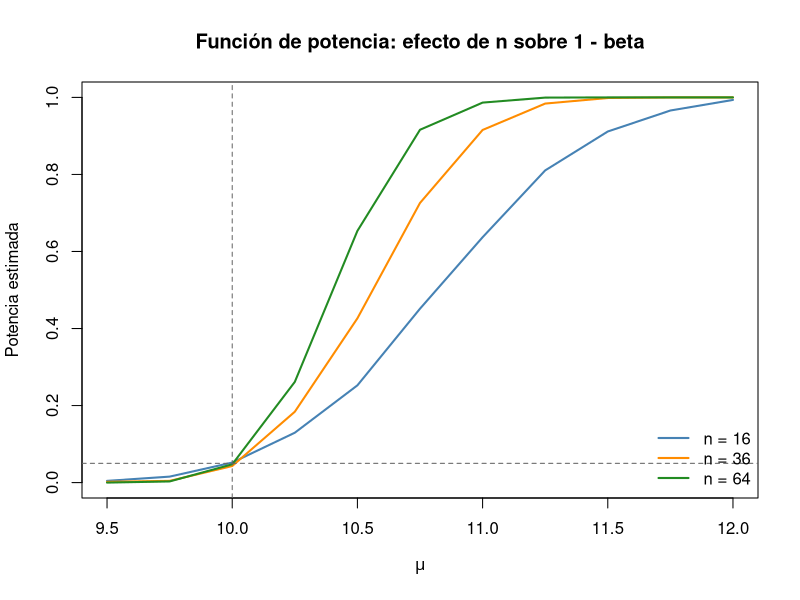
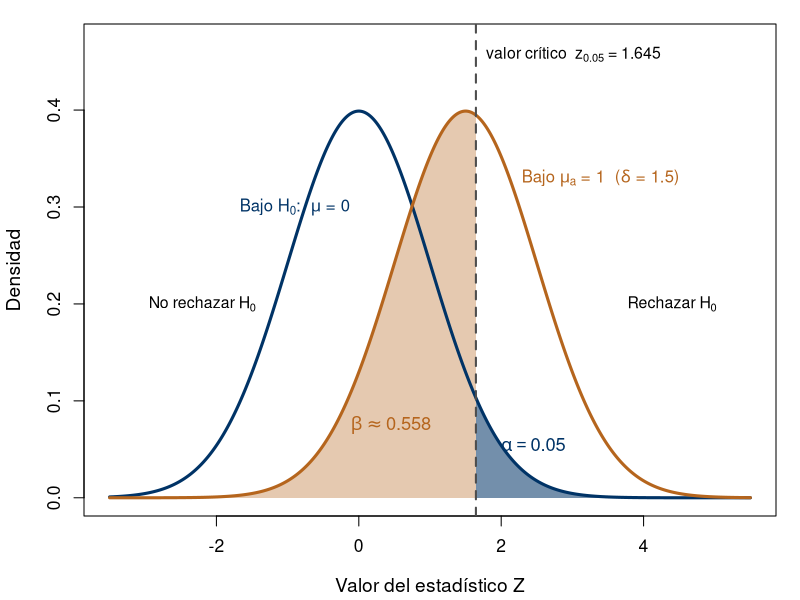
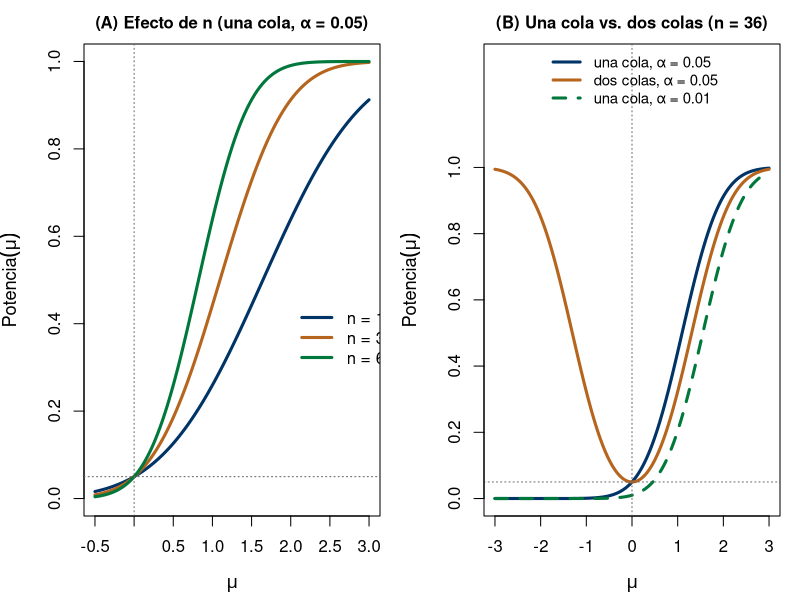
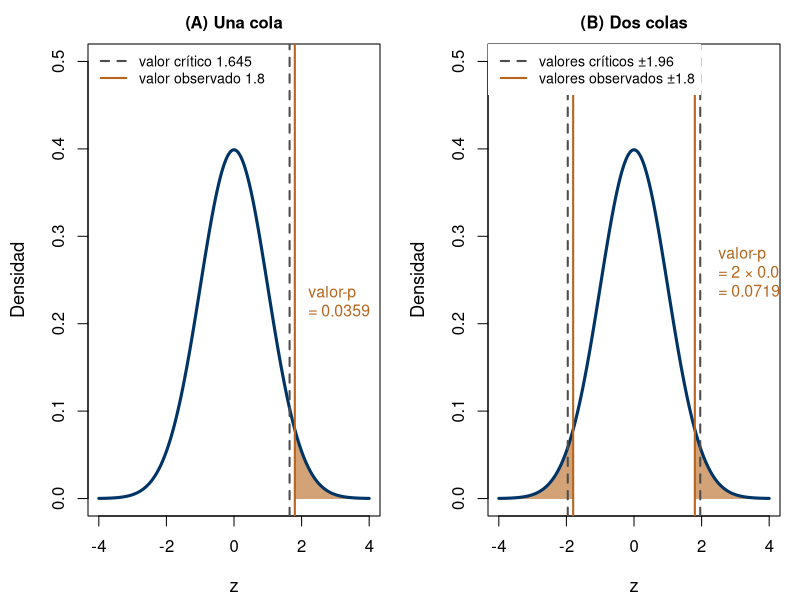
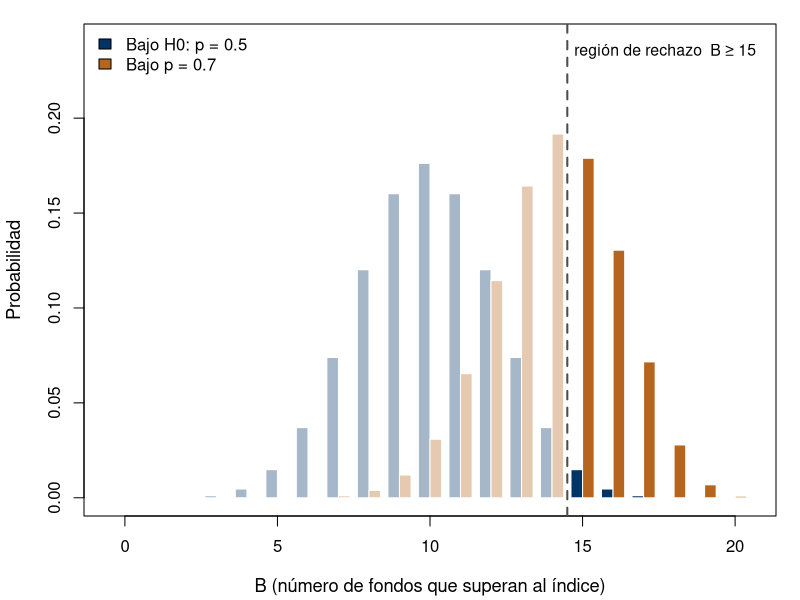
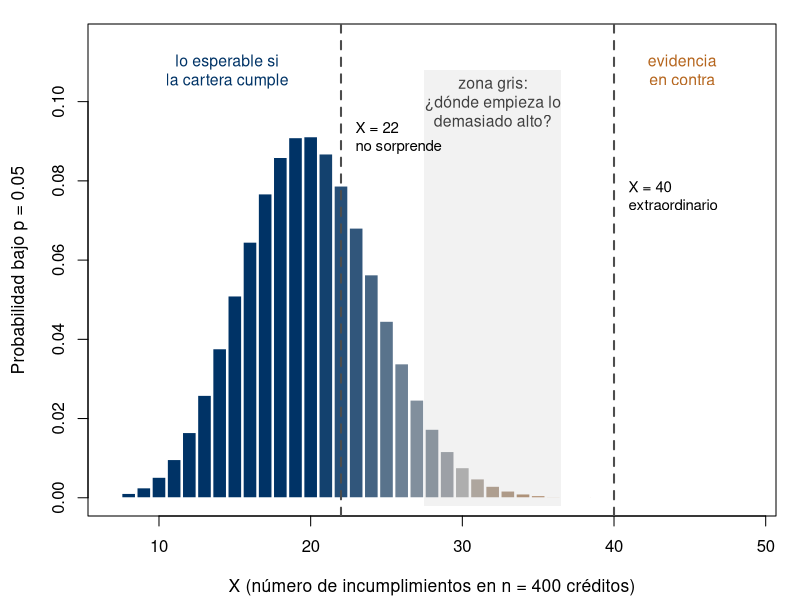
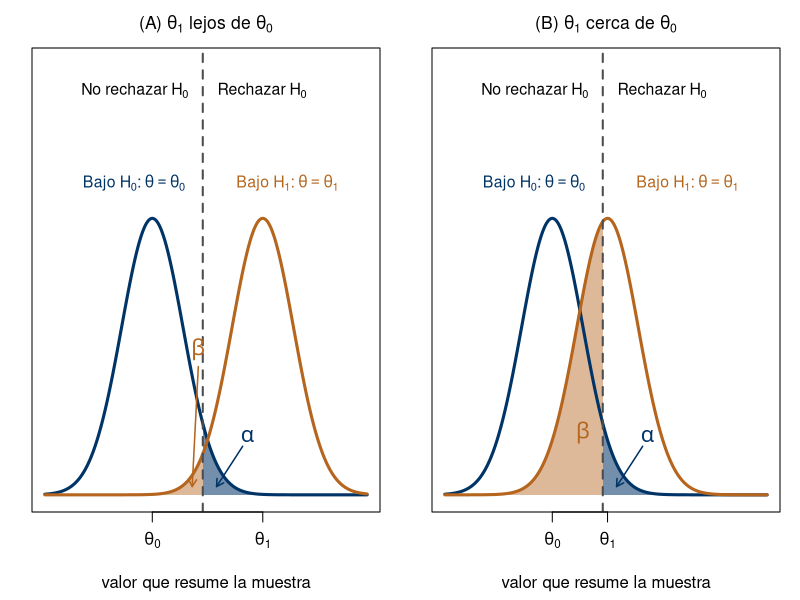
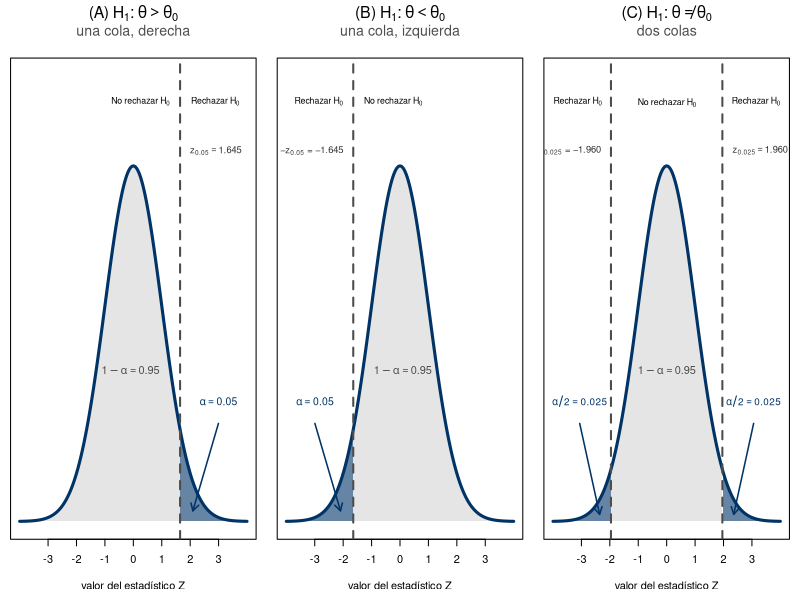

Recreate these plots in R, in order.
# ==============================================================
# Capítulo 6 - Pruebas de Hipótesis Paramétricas
# Inferencia Estadística, EST-11102, ITAM
# ==============================================================

# --------------------------------------------------------------
# 1. Prueba para la media: muestra grande (Z) y población normal
#    con varianza desconocida (t), verificada contra t.test()
#    (Secciones 6.8.1 y 6.10.2)
# --------------------------------------------------------------

# --- Muestra grande: rendimiento medio de un fondo (Ejemplo 6.x) ---
n_fondo    <- 64
xbar_fondo <- 0.011
s_fondo    <- 0.040
mu0        <- 0

z_obs <- sqrt(n_fondo) * (xbar_fondo - mu0) / s_fondo
valor_p_dos_colas <- 2 * (1 - pnorm(abs(z_obs)))
cat("Prueba Z para la media (muestra grande):\n")
cat("  z_obs =", round(z_obs, 3), "  valor-p =", round(valor_p_dos_colas, 4), "\n\n")

# --- Población normal, varianza desconocida: rendimiento de una acción ---
# Construimos una muestra simulada cuya media y desviación estándar
# muestrales coinciden EXACTAMENTE con las del Ejemplo 6.10.2 del libro
# (xbar = 1.8%, s = 3.2%), reescalando un vector normal estándar, para
# poder verificar el cálculo "a mano" contra t.test() con esos mismos
# números.
set.seed(301)
n_accion <- 16
xbar_objetivo <- 0.018
s_objetivo    <- 0.032
z_aux <- rnorm(n_accion)
rend  <- (z_aux - mean(z_aux)) / sd(z_aux) * s_objetivo + xbar_objetivo

mu0_accion <- 0.01
xbar <- mean(rend)
s    <- sd(rend)
t_obs <- sqrt(n_accion) * (xbar - mu0_accion) / s
valor_p_t <- 1 - pt(t_obs, df = n_accion - 1)   # H1: mu > mu0, una cola derecha

cat("Prueba t para la media (poblacion normal, sigma desconocida):\n")
cat("  t_obs =", round(t_obs, 3), "  valor-p =", round(valor_p_t, 4), "\n")

# Verificación con t.test(): la hipótesis alternativa "greater"
# corresponde a H1: mu > mu0
print(t.test(rend, mu = mu0_accion, alternative = "greater"))


# --------------------------------------------------------------
# 2. Prueba binomial exacta para una proporción con muestra
#    pequeña, verificada contra binom.test()
#    (Sección 6.9)
# --------------------------------------------------------------

n_campana <- 10
x_campana <- 8
p0_campana <- 0.5

# Cálculo "a mano" del valor-p, H1: p > p0
valor_p_binom <- sum(dbinom(x_campana:n_campana, size = n_campana, prob = p0_campana))
cat("\nPrueba binomial exacta (a mano):\n")
cat("  valor-p =", round(valor_p_binom, 4), "\n")

# Verificación con binom.test()
print(binom.test(x_campana, n_campana, p = p0_campana, alternative = "greater"))


# --------------------------------------------------------------
# 3. Prueba chi-cuadrada para la varianza de una población normal
#    (Sección 6.10.3)
# --------------------------------------------------------------

n_fx      <- 25
s2_fx     <- 0.000441
sigma20   <- 0.000225   # volatilidad diaria historica al cuadrado

chi2_obs <- (n_fx - 1) * s2_fx / sigma20
valor_p_chi2 <- 1 - pchisq(chi2_obs, df = n_fx - 1)   # H1: sigma^2 > sigma0^2

cat("\nPrueba chi-cuadrada para la varianza:\n")
cat("  chi2_obs =", round(chi2_obs, 3),
    "  valor crítico (0.05) =", round(qchisq(0.95, df = n_fx - 1), 3),
    "  valor-p =", round(valor_p_chi2, 5), "\n")


# --------------------------------------------------------------
# 4. Diferencia de medias (varianzas iguales) y diferencia de
#    varianzas para dos poblaciones normales, verificadas contra
#    t.test(var.equal = TRUE) y var.test()
#    (Sección 6.12)
# --------------------------------------------------------------
set.seed(302)

# Igual que en el bloque anterior, reescalamos para que las medias y
# desviaciones estándar muestrales coincidan exactamente con las del
# Ejemplo 6.12.1 (clientes con/sin tarjeta de lealtad), y así verificar
# los cálculos "a mano" del libro contra t.test() y var.test().
reescalar <- function(n, media_obj, sd_obj) {
  z <- rnorm(n)
  (z - mean(z)) / sd(z) * sd_obj + media_obj
}

n1 <- 20; n2 <- 25
grupo1 <- reescalar(n1, 45.2, 8.1)   # clientes con tarjeta de lealtad
grupo2 <- reescalar(n2, 39.6, 7.4)   # clientes sin tarjeta

# --- Prueba F para diferencia de varianzas (Sección 6.12.2) ---
s1 <- sd(grupo1); s2 <- sd(grupo2)
F_obs <- s1^2 / s2^2
cat("\nPrueba F para diferencia de varianzas:\n")
cat("  F_obs =", round(F_obs, 3), "\n")
print(var.test(grupo1, grupo2))

# --- Prueba t para diferencia de medias, varianzas iguales (pooled) ---
sp2 <- ((n1 - 1) * s1^2 + (n2 - 1) * s2^2) / (n1 + n2 - 2)
sp  <- sqrt(sp2)
t_obs_dif <- (mean(grupo1) - mean(grupo2)) / (sp * sqrt(1 / n1 + 1 / n2))
gl <- n1 + n2 - 2

cat("\nPrueba t para diferencia de medias (varianzas iguales, pooled):\n")
cat("  s_p =", round(sp, 3), "  t_obs =", round(t_obs_dif, 3),
    "  valor crítico (0.05, dos colas) =", round(qt(0.975, df = gl), 3), "\n")

# Verificación con t.test(var.equal = TRUE)
print(t.test(grupo1, grupo2, var.equal = TRUE))


# --------------------------------------------------------------
# 5. Verificación numérica de la dualidad IC <-> pruebas de dos
#    colas (Teorema 6.13.1), usando el fondo del bloque 1
# --------------------------------------------------------------

alpha <- 0.05
z_c   <- qnorm(1 - alpha / 2)
margen <- z_c * s_fondo / sqrt(n_fondo)
ic_media <- c(xbar_fondo - margen, xbar_fondo + margen)

rechaza_prueba <- abs(z_obs) > z_c
rechaza_por_ic <- !(ic_media[1] <= mu0 && mu0 <= ic_media[2])

cat("\nDualidad IC <-> prueba de dos colas:\n")
cat("  IC 95% para mu: (", round(ic_media[1], 4), ",", round(ic_media[2], 4), ")\n")
cat("  Se rechaza H0 via la prueba Z?      ", rechaza_prueba, "\n")
cat("  mu0 = 0 cae fuera del IC 95%?       ", rechaza_por_ic, "\n")
cat("  Coinciden ambas conclusiones?       ", rechaza_prueba == rechaza_por_ic, "\n\n")


# --------------------------------------------------------------
# 6. Simulación Monte Carlo de la función de potencia
#    (Definición 6.4.3): P(rechazar H0 | theta verdadero),
#    para H0: mu = 10 vs. H1: mu > 10, sigma = 2 conocida,
#    en función de n y del verdadero mu.
# --------------------------------------------------------------
set.seed(303)

mu0_pot    <- 10
sigma_pot  <- 2
alpha_pot  <- 0.05
z_alpha    <- qnorm(1 - alpha_pot)
B_sim      <- 2000

potencia_mc <- function(n, mu_verdadero) {
  rechazos <- replicate(B_sim, {
    x <- rnorm(n, mean = mu_verdadero, sd = sigma_pot)
    z <- sqrt(n) * (mean(x) - mu0_pot) / sigma_pot
    z > z_alpha
  })
  mean(rechazos)
}

mus <- seq(9.5, 12, by = 0.25)
tamanos_n <- c(16, 36, 64)

potencia_mat <- sapply(tamanos_n, function(n) sapply(mus, potencia_mc, n = n))
colnames(potencia_mat) <- paste0("n=", tamanos_n)

cat("Potencia estimada por Monte Carlo (filas = mu verdadero, columnas = n):\n")
print(round(cbind(mu = mus, potencia_mat), 3))

matplot(mus, potencia_mat, type = "l", lwd = 2, lty = 1,
        col = c("steelblue", "darkorange", "forestgreen"),
        xlab = expression(mu), ylab = "Potencia estimada",
        main = "Función de potencia: efecto de n sobre 1 - beta")
abline(h = alpha_pot, lty = 2, col = "gray40")
abline(v = mu0_pot, lty = 2, col = "gray40")
legend("bottomright", legend = paste0("n = ", tamanos_n),
       col = c("steelblue", "darkorange", "forestgreen"), lwd = 2, bty = "n")

# ==============================================================
# BLOQUES DE LAS SECCIONES 6.1 A 6.4 (conceptos, errores, estadístico
# de prueba, región de rechazo, potencia y valor-p)
# Los bloques 7 a 9 generan las figuras y verifican las cifras del
# texto. Ejecutar con el directorio de trabajo en Figuras/ para que
# los .png caigan ahí.
# ==============================================================

try(Sys.setlocale("LC_CTYPE", "C.UTF-8"), silent = TRUE)
AZUL_ITAM  <- "#003366"
NARANJA    <- "#B5651D"
VERDE_ITAM <- "#00783C"
CORAL      <- "#C0432A"

# --------------------------------------------------------------
# 7. Figuras de la Sección 6.4
# --------------------------------------------------------------

# --- 7a. Errores tipo I y II de la prueba Z de una cola
#     (Figura 6.5; Ejemplo 6.4.2: n = 36, sigma = 4, alpha = 0.05, mu_a = 1)
alpha7 <- 0.05
delta7 <- sqrt(36) * 1 / 4                 # delta = 1.5
crit7  <- qnorm(1 - alpha7)                # 1.645
beta7  <- pnorm(crit7 - delta7)            # 0.5576

png("cap6_rechazo_errores.png", width = 2200, height = 1400, res = 220)
par(mar = c(4.2, 4.2, 1.2, 1.2))
x <- seq(-3.5, 5.5, length.out = 800)
plot(x, dnorm(x), type = "n", ylim = c(0, 0.47), xlim = c(-3.5, 5.5),
     xlab = "Valor del estadístico Z", ylab = "Densidad",
     cex.lab = 1.15, cex.axis = 1.05)
# beta: area bajo la alternativa a la izquierda del valor critico
xb <- seq(-3.5, crit7, length.out = 300)
polygon(c(xb, rev(xb)), c(dnorm(xb, delta7), rep(0, length(xb))),
        col = adjustcolor(NARANJA, 0.35), border = NA)
# alpha: area bajo H0 a la derecha del valor critico
xa <- seq(crit7, 5.5, length.out = 300)
polygon(c(xa, rev(xa)), c(dnorm(xa), rep(0, length(xa))),
        col = adjustcolor(AZUL_ITAM, 0.55), border = NA)
lines(x, dnorm(x), col = AZUL_ITAM, lwd = 3)
lines(x, dnorm(x, delta7), col = NARANJA, lwd = 3)
abline(v = crit7, lty = 2, lwd = 2, col = "gray30")
text(crit7, 0.455, expression(paste("valor crítico  ", z[0.05], " = 1.645")),
     pos = 4, cex = 0.95)
text(-0.9, 0.30, expression(paste("Bajo ", H[0], ":  ", mu, " = 0")),
     col = AZUL_ITAM, cex = 1.0)
text(3.4, 0.33, expression(paste("Bajo ", mu[a], " = 1  (", delta, " = 1.5)")),
     col = NARANJA, cex = 1.0)
text(2.45, 0.055, expression(alpha == 0.05), col = AZUL_ITAM, cex = 1.1)
text(0.45, 0.075, expression(beta %~~% 0.558), col = NARANJA, cex = 1.1)
text(-2.2, 0.2, expression(paste("No rechazar ", H[0])), cex = 0.95)
text(4.4, 0.2, expression(paste("Rechazar ", H[0])), cex = 0.95)
dev.off()

# --- 7b. Funcion de potencia de la prueba Z (Figura 6.6)
pot_una_cola <- function(mu, n, alpha, sigma = 4, mu0 = 0)
  1 - pnorm(qnorm(1 - alpha) - sqrt(n) * (mu - mu0) / sigma)
pot_dos_colas <- function(mu, n, alpha, sigma = 4, mu0 = 0) {
  d <- sqrt(n) * (mu - mu0) / sigma
  1 - pnorm(qnorm(1 - alpha / 2) - d) + pnorm(-qnorm(1 - alpha / 2) - d)
}

png("cap6_potencia.png", width = 2400, height = 1200, res = 220)
par(mfrow = c(1, 2), mar = c(4.2, 4.2, 2.2, 1.0))
mu_a <- seq(-0.5, 3, length.out = 300)
plot(mu_a, pot_una_cola(mu_a, 16, 0.05), type = "l", lwd = 3, col = AZUL_ITAM,
     ylim = c(0, 1), xlab = expression(mu), ylab = expression(Potencia(mu)),
     main = "(A) Efecto de n (una cola, α = 0.05)", cex.main = 1.0,
     cex.lab = 1.1)
lines(mu_a, pot_una_cola(mu_a, 36, 0.05), lwd = 3, col = NARANJA)
lines(mu_a, pot_una_cola(mu_a, 64, 0.05), lwd = 3, col = VERDE_ITAM)
abline(h = 0.05, lty = 3, col = "gray40"); abline(v = 0, lty = 3, col = "gray40")
legend(x = 1.95, y = 0.46, legend = c("n = 16", "n = 36", "n = 64"),
       col = c(AZUL_ITAM, NARANJA, VERDE_ITAM), lwd = 3, bty = "n")
mu_b <- seq(-3, 3, length.out = 400)
plot(mu_b, pot_una_cola(mu_b, 36, 0.05), type = "l", lwd = 3, col = AZUL_ITAM,
     ylim = c(0, 1.32), yaxt = "n", xlab = expression(mu), ylab = expression(Potencia(mu)),
     main = "(B) Una cola vs. dos colas (n = 36)", cex.main = 1.0,
     cex.lab = 1.1)
lines(mu_b, pot_dos_colas(mu_b, 36, 0.05), lwd = 3, col = NARANJA)
lines(mu_b, pot_una_cola(mu_b, 36, 0.01), lwd = 3, col = VERDE_ITAM, lty = 2)
abline(h = 0.05, lty = 3, col = "gray40"); abline(v = 0, lty = 3, col = "gray40")
axis(2, at = seq(0, 1, 0.2))
legend("top", legend = c("una cola, α = 0.05", "dos colas, α = 0.05", "una cola, α = 0.01"),
       col = c(AZUL_ITAM, NARANJA, VERDE_ITAM), lwd = 3, lty = c(1, 1, 2), bty = "n",
       cex = 0.9)
dev.off()

# --- 7c. Valor-p de una y de dos colas (Figura 6.7; Ejemplo 6.4.4; z_obs = 1.8)
zobs <- 1.8
png("cap6_valor_p.png", width = 2400, height = 1100, res = 220)
par(mfrow = c(1, 2), mar = c(4.2, 4.4, 2.2, 1.0))
x <- seq(-4, 4, length.out = 600)
# (A) una cola
plot(x, dnorm(x), type = "n", ylim = c(0, 0.5), xlab = "z", ylab = "Densidad",
     main = "(A) Una cola", cex.main = 1.0, cex.lab = 1.1)
xa <- seq(zobs, 4, length.out = 200)
polygon(c(xa, rev(xa)), c(dnorm(xa), rep(0, length(xa))),
        col = adjustcolor(NARANJA, 0.6), border = NA)
lines(x, dnorm(x), col = AZUL_ITAM, lwd = 3)
abline(v = qnorm(0.95), lty = 2, lwd = 2, col = "gray30")
abline(v = zobs, lwd = 2, col = NARANJA)
text(zobs + 0.1, 0.22, "valor-p\n= 0.0359", col = NARANJA, pos = 4, cex = 0.95)
legend("topleft", legend = c("valor crítico 1.645", "valor observado 1.8"),
       col = c("gray30", NARANJA), lty = c(2, 1), lwd = 2, bty = "n", cex = 0.85)
# (B) dos colas
plot(x, dnorm(x), type = "n", ylim = c(0, 0.5), xlab = "z", ylab = "Densidad",
     main = "(B) Dos colas", cex.main = 1.0, cex.lab = 1.1)
xr <- seq(zobs, 4, length.out = 200); xl <- seq(-4, -zobs, length.out = 200)
polygon(c(xr, rev(xr)), c(dnorm(xr), rep(0, length(xr))),
        col = adjustcolor(NARANJA, 0.6), border = NA)
polygon(c(xl, rev(xl)), c(dnorm(xl), rep(0, length(xl))),
        col = adjustcolor(NARANJA, 0.6), border = NA)
lines(x, dnorm(x), col = AZUL_ITAM, lwd = 3)
abline(v = c(-1, 1) * qnorm(0.975), lty = 2, lwd = 2, col = "gray30")
abline(v = c(-1, 1) * zobs, lwd = 2, col = NARANJA)
text(2.2, 0.25, "valor-p\n= 2 × 0.0359\n= 0.0719", col = NARANJA, pos = 4, cex = 0.95)
legend("topleft", legend = c("valores críticos ±1.96", "valores observados ±1.8"),
       col = c("gray30", NARANJA), lty = c(2, 1), lwd = 2, bty = "o", bg = "white",
       box.lty = 0, cex = 0.85)
dev.off()

# --- 7d. Region de rechazo con estadistico discreto (Figura 6.4)
#     Ejemplo 6.4.1: B ~ Bin(20, p), region {B >= 15}
png("cap6_binomial_rechazo.png", width = 2200, height = 1300, res = 220)
par(mar = c(4.2, 4.2, 1.2, 1.2))
k <- 0:20
w <- 0.38
plot(NA, xlim = c(-0.5, 20.5), ylim = c(0, 0.24), xlab = "B (número de fondos que superan al índice)",
     ylab = "Probabilidad", cex.lab = 1.1)
rect(k - w, 0, k, dbinom(k, 20, 0.5), col = ifelse(k >= 15, AZUL_ITAM, adjustcolor(AZUL_ITAM, 0.35)),
     border = "white")
rect(k, 0, k + w, dbinom(k, 20, 0.7), col = ifelse(k >= 15, NARANJA, adjustcolor(NARANJA, 0.35)),
     border = "white")
abline(v = 14.5, lty = 2, lwd = 2, col = "gray30")
text(14.4, 0.235, "región de rechazo  B ≥ 15", pos = 4, cex = 0.95)
legend("topleft", legend = c("Bajo H0: p = 0.5", "Bajo p = 0.7"),
       fill = c(AZUL_ITAM, NARANJA), bty = "n")
dev.off()

# --------------------------------------------------------------
# 8. Verificación numérica de las cifras de las Secciones 6.1 a 6.4
# --------------------------------------------------------------
cat("\n--- Cartera (Ejemplos 6.1.1 y 6.2.1): sd de X bajo p = 0.05, n = 400\n")
print(sqrt(400 * 0.05 * 0.95))

cat("\n--- Prueba de signos, n = 20 (Ejemplo 6.4.1, Cuadro 6.4)\n")
tab_bin <- data.frame(
  k        = 13:16,
  tamano   = round(1 - pbinom(12:15, 20, 0.5), 4),
  beta_07  = round(pbinom(12:15, 20, 0.7), 4))
tab_bin$potencia_07 <- round(1 - tab_bin$beta_07, 4)
print(tab_bin)
cat("valor-p (una cola) B = 15:", round(1 - pbinom(14, 20, 0.5), 4),
    " B = 14:", round(1 - pbinom(13, 20, 0.5), 4), "\n")
cat("binom.test (B = 15, una cola):",
    round(binom.test(15, 20, 0.5, alternative = "greater")$p.value, 4), "\n")

cat("\n--- Potencia y tamano de muestra (Ejemplos 6.4.2 y 6.4.3)\n")
cat("beta(1):", round(1 - pot_una_cola(1, 36, 0.05), 4),
    " potencia una cola:", round(pot_una_cola(1, 36, 0.05), 4),
    " potencia dos colas:", round(pot_dos_colas(1, 36, 0.05), 4), "\n")
n_una  <- (qnorm(0.95) + qnorm(0.90))^2 * 16 / 1
n_dos  <- (qnorm(0.975) + qnorm(0.90))^2 * 16 / 1
cat("n una cola:", round(n_una, 2), "-> ", ceiling(n_una),
    "  n dos colas (aprox.):", round(n_dos, 2), "-> ", ceiling(n_dos), "\n")
# n exacto en dos colas: menor n con potencia >= 0.90
n_dos_exacto <- which(pot_dos_colas(1, 1:400, 0.05) >= 0.90)[1]
cat("n dos colas (exacto):", n_dos_exacto, "\n")

cat("\n--- Valor-p (Ejemplos 6.3.1 y 6.4.4)\n")
cat("una cola:", round(1 - pnorm(1.8), 4), " dos colas:", round(2 * (1 - pnorm(1.8)), 4), "\n")

cat("\n--- Significancia estadistica vs. relevancia (Ejemplo 6.4.6)\n")
z_a <- sqrt(1e6) * 15 / 6000
z_b <- 4 * 2500 / 6000
cat("(a) z =", z_a, " valor-p dos colas =", round(2 * (1 - pnorm(z_a)), 4),
    " IC95 =", 15 + c(-1, 1) * 1.96 * 6000 / sqrt(1e6), "\n")
cat("(b) z =", round(z_b, 3), " valor-p dos colas =", round(2 * (1 - pnorm(z_b)), 4), "\n")

# --------------------------------------------------------------
# 9. Distribucion del valor-p bajo H0 (Observacion 6.4.3)
# --------------------------------------------------------------
set.seed(306)
B_p <- 100000
# (a) estadistico continuo: prueba Z de una cola, n = 25, H0 cierta
p_cont <- replicate(B_p, {
  x <- rnorm(25)
  1 - pnorm(sqrt(25) * mean(x))
})
cat("\nContinuo: P(p <= 0.05) =", mean(p_cont <= 0.05),
    "  P(p <= 0.50) =", mean(p_cont <= 0.50), "\n")
# (b) estadistico discreto: B ~ Bin(10, 1/2), H1: p > 1/2
b_sim <- rbinom(B_p, 10, 0.5)
p_disc <- 1 - pbinom(b_sim - 1, 10, 0.5)
cat("Discreto: P(p <= 0.05) =", mean(p_disc <= 0.05),
    " (exacto:", round(1 - pbinom(8, 10, 0.5), 4), ")\n")

# --------------------------------------------------------------
# 10. Verificacion numerica de los ejercicios 6.4.3 a 6.4.9
#     (sin soluciones: son cifras de control para el profesor)
# --------------------------------------------------------------
cat("\n--- Ej. 6.4.3: beta y n (sigma = 5, mu0 = 50, mu_a = 52)\n")
cat("potencia n = 25:", round(pot_una_cola(52, 25, 0.05, sigma = 5, mu0 = 50), 4),
    " n minimo (90%):", ceiling((qnorm(0.95) + qnorm(0.90))^2 * 25 / 4), "\n")
cat("\n--- Ej. 6.4.4: dos colas, n = 25\n")
cat("potencia en 52:", round(pot_dos_colas(52, 25, 0.05, sigma = 5, mu0 = 50), 4),
    " en 48:", round(pot_dos_colas(48, 25, 0.05, sigma = 5, mu0 = 50), 4), "\n")
cat("\n--- Ej. 6.4.5: Bin(10, p), RR = {X >= c}\n")
print(data.frame(c = 7:9, tamano = round(1 - pbinom(6:8, 10, 0.5), 4),
                 pot_p08 = round(1 - pbinom(6:8, 10, 0.8), 4),
                 pot_p06 = round(1 - pbinom(6:8, 10, 0.6), 4)))
cat("\n--- Ej. 6.4.6: z_obs = -2.1\n")
cat("una cola:", round(pnorm(-2.1), 4), " dos colas:", round(2 * pnorm(-2.1), 4), "\n")
cat("\n--- Ej. 6.4.7: 12 aciertos de 15\n")
cat("una cola:", round(1 - pbinom(11, 15, 0.5), 4),
    " dos colas (doble):", round(2 * (1 - pbinom(11, 15, 0.5)), 4),
    " tamano de {X >= 12} (rechaza si p <= 0.05):",
    round(1 - pbinom(11, 15, 0.5), 4),
    " (con X = 11 el valor-p seria", round(1 - pbinom(10, 15, 0.5), 4), ")\n")
cat("\n--- Ej. 6.4.8: chi2, n = 21, s2 = 6.5, sigma0^2 = 4\n")
est8 <- 20 * 6.5 / 4
cat("estadistico:", est8, " valor critico:", round(qchisq(0.95, 20), 3),
    " valor-p:", round(1 - pchisq(est8, 20), 4),
    " potencia en sigma^2 = 8:", round(1 - pchisq(qchisq(0.95, 20) * 4 / 8, 20), 4), "\n")
cat("\n--- Ej. 6.4.9: n = 250000, sigma = 10, xbar = 0.05\n")
z9 <- sqrt(250000) * 0.05 / 10
cat("z =", z9, " valor-p =", round(2 * (1 - pnorm(z9)), 4),
    " IC95 =", 0.05 + c(-1, 1) * 1.96 * 10 / sqrt(250000), "\n")

# --------------------------------------------------------------
# 11. Figura del Ejemplo 6.1.1: distribucion de X bajo p = 0.05,
#     n = 400, con X = 22 y X = 40 marcados y una "zona gris" sin umbral
#     (Figura 6.1). Ejecutar desde Figuras/.
# --------------------------------------------------------------
png("cap6_cartera_zona_gris.png", width = 2200, height = 1200, res = 220)
par(mar = c(4.2, 4.4, 1.2, 1.2))
xs <- 8:44
pr <- dbinom(xs, 400, 0.05)
# color continuo de azul (esperable) a naranja (evidencia en contra), sin umbral
pal <- colorRampPalette(c(AZUL_ITAM, "gray70", NARANJA))(length(xs))
t_col <- pmin(pmax((xs - 20) / 20, 0), 1)
cols <- pal[1 + round(t_col * (length(xs) - 1))]
plot(NA, xlim = c(7, 49), ylim = c(0, 0.115), xlab = "X (número de incumplimientos en n = 400 créditos)",
     ylab = "Probabilidad bajo p = 0.05", cex.lab = 1.05)
rect(xs - 0.45, 0, xs + 0.45, pr, col = cols, border = "white")
# zona gris: banda sin trazo de umbral
rect(27.5, -0.002, 36.5, 0.108, col = adjustcolor("gray50", 0.10), border = NA)
text(32, 0.100, "zona gris:\n¿dónde empieza lo\ndemasiado alto?", cex = 0.95, col = "gray25")
abline(v = 22, lty = 2, lwd = 2, col = "gray30")
text(22.3, 0.090, "X = 22\nno sorprende", pos = 4, cex = 0.9)
abline(v = 40, lty = 2, lwd = 2, col = "gray30")
text(40.3, 0.075, "X = 40\nextraordinario", pos = 4, cex = 0.9)
text(14.5, 0.108, "lo esperable si\nla cartera cumple", cex = 0.95, col = AZUL_ITAM)
text(44.5, 0.108, "evidencia\nen contra", cex = 0.95, col = NARANJA)
dev.off()

# --------------------------------------------------------------
# 12. Figura de la Definicion 6.2.4: alpha y beta(theta_1) sin cifras.
#     Misma H0 y mismo umbral en ambos paneles; solo cambia theta_1
#     (alternativa lejana vs. cercana). Prueba de una cola, H1: theta > theta_0.
#     (Figura 6.2). Ejecutar desde Figuras/.
# --------------------------------------------------------------
png("cap6_alpha_beta_conceptual.png", width = 2400, height = 1100, res = 220)
par(mfrow = c(1, 2), mar = c(4.4, 1.6, 2.4, 1.0))
xg  <- seq(-3.5, 7, length.out = 800)
cr  <- qnorm(0.95)                                # umbral (no se rotula con cifras)
panel_ab <- function(th1, titulo) {
  plot(NA, xlim = c(-3.5, 7), ylim = c(0, 0.62), xaxt = "n", yaxt = "n",
       xlab = "valor que resume la muestra", ylab = "", main = titulo, cex.main = 1.05)
  # beta: area de la curva bajo H1 a la izquierda del umbral
  xb <- xg[xg <= cr]
  polygon(c(xb, rev(xb)), c(dnorm(xb, th1), rep(0, length(xb))),
          col = adjustcolor(NARANJA, 0.45), border = NA)
  # alpha: area de la curva bajo H0 a la derecha del umbral
  xa <- xg[xg >= cr]
  polygon(c(xa, rev(xa)), c(dnorm(xa, 0), rep(0, length(xa))),
          col = adjustcolor(AZUL_ITAM, 0.55), border = NA)
  lines(xg, dnorm(xg, 0),   lwd = 3, col = AZUL_ITAM)
  lines(xg, dnorm(xg, th1), lwd = 3, col = NARANJA)
  abline(v = cr, lty = 2, lwd = 2, col = "gray30")
  axis(1, at = c(0, th1), labels = expression(theta[0], theta[1]), tick = TRUE)
  text(cr - 0.15, 0.58, expression(paste("No rechazar ", H[0])), pos = 2, cex = 0.95)
  text(cr + 0.15, 0.58, expression(paste("Rechazar ", H[0])),    pos = 4, cex = 0.95)
  text(min(0, -0.6), 0.45, expression(paste("Bajo ", H[0], ": ", theta == theta[0])),
       col = AZUL_ITAM, cex = 0.95)
  text(max(th1, 4.4), 0.45, expression(paste("Bajo ", H[1], ": ", theta == theta[1])),
       col = NARANJA, cex = 0.95)
  # etiquetas de las areas
  arrows(cr + 1.3, 0.07, cr + 0.45, 0.012, length = 0.08, col = AZUL_ITAM, lwd = 1.5)
  text(cr + 1.45, 0.085, expression(alpha), col = AZUL_ITAM, cex = 1.3)
}
panel_ab(3.6, expression(paste("(A) ", theta[1], " lejos de ", theta[0])))
arrows(1.5, 0.185, 1.3, 0.012, length = 0.08, col = NARANJA, lwd = 1.5)
text(1.5, 0.21, expression(beta), col = NARANJA, cex = 1.3)
panel_ab(1.8, expression(paste("(B) ", theta[1], " cerca de ", theta[0])))
text(1.0, 0.09, expression(beta), col = NARANJA, cex = 1.3)
dev.off()

# --------------------------------------------------------------
# 13. Figura de la Tabla 6.3: regiones de rechazo de la prueba Z
#     en los tres tipos de alternativa (alpha = 0.05).
#     Misma distribucion nula N(0,1) en los tres paneles; solo cambia
#     donde se coloca la probabilidad alpha. (Figura 6.3).
#     Ejecutar desde Figuras/.
# --------------------------------------------------------------
png("cap6_regiones_rechazo.png", width = 2100, height = 860, res = 180)
par(mfrow = c(1, 3), mar = c(4.6, 0.8, 4.4, 0.8), oma = c(0, 0, 0, 0))
al13 <- 0.05
z1   <- qnorm(1 - al13)        # z_alpha     = 1.645
z2   <- qnorm(1 - al13 / 2)    # z_(alpha/2) = 1.960
xg13 <- seq(-4, 4, length.out = 800)

# Sombrea la densidad N(0,1) entre a y b
sombra13 <- function(a, b, col) {
  x <- xg13[xg13 >= a & xg13 <= b]
  polygon(c(x, rev(x)), c(dnorm(x), rep(0, length(x))), col = col, border = NA)
}
# Lienzo comun: curva, ejes y titulo de dos renglones
lienzo13 <- function(titulo, subtitulo) {
  plot(NA, xlim = c(-4, 4), ylim = c(0, 0.50), xaxt = "n", yaxt = "n",
       xlab = "valor del estadístico Z", ylab = "", main = "")
  axis(1, at = -3:3)
  mtext(titulo,    side = 3, line = 2.6, cex = 0.95, font = 2)
  mtext(subtitulo, side = 3, line = 1.5, cex = 0.85, col = "gray30")
}
gris13 <- adjustcolor("gray60", 0.25)
azul13 <- adjustcolor(AZUL_ITAM, 0.60)

# (A) H1: theta > theta_0  (una cola, derecha)
lienzo13(expression(paste("(A) ", H[1], ": ", theta > theta[0])), "una cola, derecha")
sombra13(-4, z1, gris13); sombra13(z1, 4, azul13)
lines(xg13, dnorm(xg13), lwd = 3, col = AZUL_ITAM)
abline(v = z1, lty = 2, lwd = 2, col = "gray30")
text(z1 - 0.15, 0.47, expression(paste("No rechazar ", H[0])), pos = 2, cex = 0.8)
text(z1 + 0.15, 0.47, expression(paste("Rechazar ", H[0])),    pos = 4, cex = 0.8)
text(z1 + 0.12, 0.415, expression(z[0.05] == "1.645"), pos = 4, cex = 0.85, col = "gray20")
text(-0.1, 0.17, expression(paste(1 - alpha == 0.95)), cex = 1.0, col = "gray30")
arrows(z1 + 1.35, 0.11, z1 + 0.45, 0.012, length = 0.08, col = AZUL_ITAM, lwd = 1.5)
text(z1 + 1.35, 0.135, expression(alpha == 0.05), col = AZUL_ITAM, cex = 0.95)

# (B) H1: theta < theta_0  (una cola, izquierda)
lienzo13(expression(paste("(B) ", H[1], ": ", theta < theta[0])), "una cola, izquierda")
sombra13(-z1, 4, gris13); sombra13(-4, -z1, azul13)
lines(xg13, dnorm(xg13), lwd = 3, col = AZUL_ITAM)
abline(v = -z1, lty = 2, lwd = 2, col = "gray30")
text(-z1 - 0.15, 0.47, expression(paste("Rechazar ", H[0])),    pos = 2, cex = 0.8)
text(-z1 + 0.15, 0.47, expression(paste("No rechazar ", H[0])), pos = 4, cex = 0.8)
text(-z1 - 0.12, 0.415, expression(paste("−", z[0.05], " = −1.645")), pos = 2, cex = 0.85, col = "gray20")
text(0.1, 0.17, expression(paste(1 - alpha == 0.95)), cex = 1.0, col = "gray30")
arrows(-z1 - 1.35, 0.11, -z1 - 0.45, 0.012, length = 0.08, col = AZUL_ITAM, lwd = 1.5)
text(-z1 - 1.35, 0.135, expression(alpha == 0.05), col = AZUL_ITAM, cex = 0.95)

# (C) H1: theta != theta_0  (dos colas)
lienzo13(expression(paste("(C) ", H[1], ": ", theta != theta[0])), "dos colas")
sombra13(-z2, z2, gris13); sombra13(-4, -z2, azul13); sombra13(z2, 4, azul13)
lines(xg13, dnorm(xg13), lwd = 3, col = AZUL_ITAM)
abline(v = c(-z2, z2), lty = 2, lwd = 2, col = "gray30")
text(-z2 - 0.1, 0.47, expression(paste("Rechazar ", H[0])), pos = 2, cex = 0.8)
text(z2 + 0.1,  0.47, expression(paste("Rechazar ", H[0])), pos = 4, cex = 0.8)
text(0, 0.47, expression(paste("No rechazar ", H[0])), cex = 0.8)
text(-z2 - 0.12, 0.415, expression(paste("−", z[0.025], " = −1.960")), pos = 2, cex = 0.85, col = "gray20")
text( z2 + 0.12, 0.415, expression(z[0.025] == "1.960"), pos = 4, cex = 0.85, col = "gray20")
text(0, 0.17, expression(paste(1 - alpha == 0.95)), cex = 1.0, col = "gray30")
arrows(z2 + 1.1, 0.11, z2 + 0.4, 0.008, length = 0.08, col = AZUL_ITAM, lwd = 1.5)
text(z2 + 1.1, 0.135, expression(alpha / 2 == 0.025), col = AZUL_ITAM, cex = 0.9)
arrows(-z2 - 1.1, 0.11, -z2 - 0.4, 0.008, length = 0.08, col = AZUL_ITAM, lwd = 1.5)
text(-z2 - 1.1, 0.135, expression(alpha / 2 == 0.025), col = AZUL_ITAM, cex = 0.9)
dev.off()
